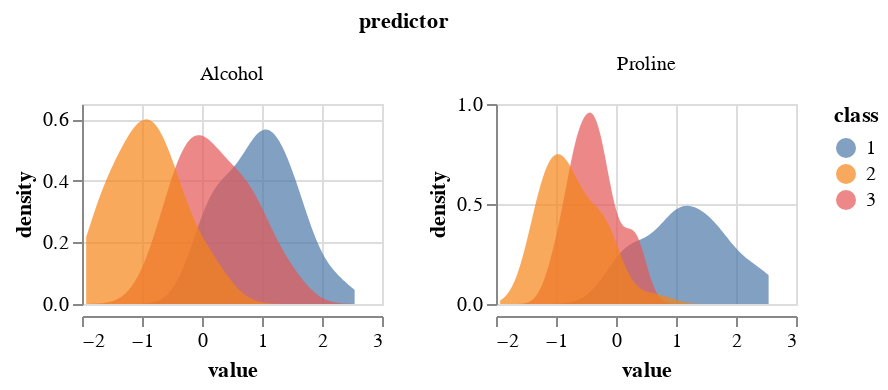

The notebook cell saved with this chart:
### Code cell
#Density plot for each numerical variable. Code adapted from https://github.com/ttimbers/breast_cancer_predictor_py

cols = ['Alcohol', 'Proline']
chart = plot_density(scaled_wine_train, cols, "class", ncols=4, height=100)
chart

### Figure 1 — Vega-Lite specification as saved in the notebook (floating-point values rounded to 4 significant figures; data arrays with more than 128 entries replaced by an {"elided": "..."} marker saying what was removed)
{"config": {"view": {"continuousWidth": 300, "continuousHeight": 300}}, "data": {"name": "data-6e3d929d433cf1108c397ccf9ab510f4"}, "facet": {"field": "predictor", "type": "nominal"}, "spec": {"mark": {"type": "area", "opacity": 0.7}, "encoding": {"color": {"field": "class", "type": "nominal"}, "x": {"field": "value", "type": "quantitative"}, "y": {"field": "density", "stack": false, "type": "quantitative"}}, "height": 100, "transform": [{"density": "value", "groupby": ["class", "predictor"]}], "width": 150}, "columns": 4, "resolve": {"scale": {"y": "independent"}}, "$schema": "https://vega.github.io/schema/vega-lite/v5.15.1.json", "datasets": {"data-6e3d929d433cf1108c397ccf9ab510f4": {"elided": "248 records"}}}
